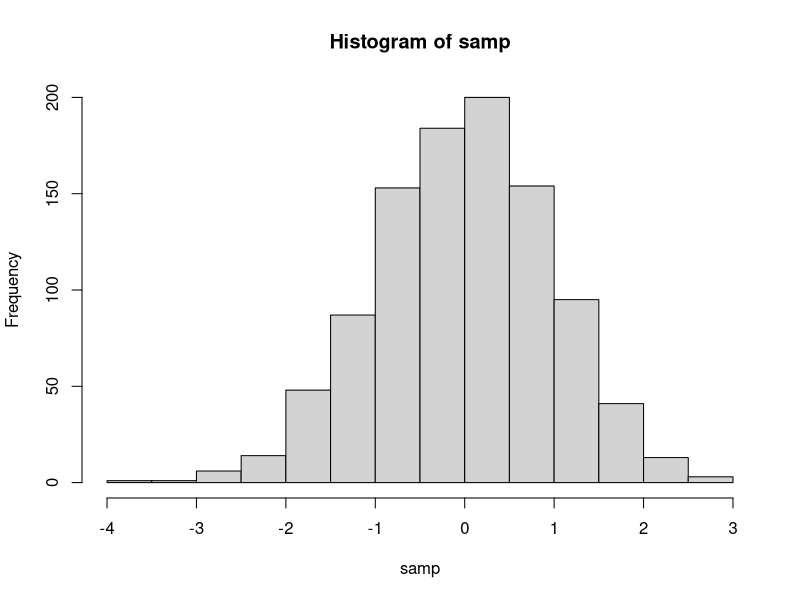
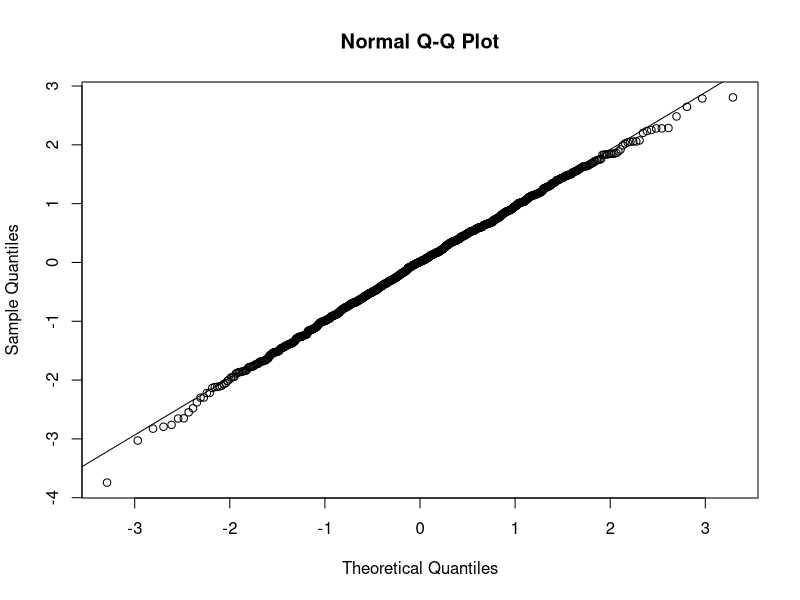

Source code (R) for these figures, in order:
##### Binomial Distribution #####
### 1. Generate random samples
rbinom(n = 20, size = 1, p = 0.5)

### 2. Calculate probabilities
## 2.1 probability for a single value
dbinom(x = 40, size = 45, prob = 0.9)
dbinom(x = 4, size = 10, prob = 0.58)

## 2.2 probability for a range of values
# 2.2.1 less than or equal to (<= 10)
pbinom(10, size = 20, prob = 0.4)

# 2.2.2 less than (< 10)
pbinom(10 - 1, size = 20, prob = 0.4)

# 2.2.3 greater than or equal to (>= 10)
1 - pbinom(10 - 1, size = 20, prob = 0.4)

# 2.2.4 greater than (> 10)
1 - pbinom(10, size = 20, prob = 0.4)

##### Normal Distribution #####
### 1. Generate random samples
samp <- rnorm(1000)
hist(samp)
qqnorm(samp)
qqline(samp)

### 2. Standard Normal Distribution
## 2.1 calculate probability
# 2.1.1 less than or equal to (<=); less than (<)
pnorm(1.645)

# 2.1.2 greater than or equal to (>=); greater than (>)
1 - pnorm(1.645)
pnorm(1.645, lower.tail = F)

# 2.1.3 inside an interval (a <= X <= b)
pnorm(0.9) - pnorm(0.3)

## 2.2 calculate quantile
qnorm(0.975)


### 3. General Normal Distributions
## 3.1 calculate probability
# 3.1.1 less than or equal to (<=); less than (<)
pnorm(19, mean=21, sd=2)

# 2.1.2 greater than or equal to (>=); greater than (>)
1 - pnorm(19, mean=21, sd=2)
pnorm(19, mean=21, sd=2, lower.tail = F)

# 2.1.3 inside an interval (a <= X <= b)
pnorm(25, mean=21, sd=2) - pnorm(17, mean=21, sd=2)

## 2.2 calculate quantile
qnorm(.60, mean=21, sd=2)
